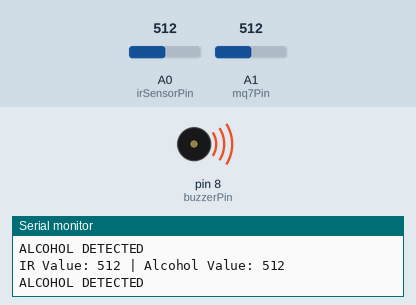
This sketch was run on a simulated Arduino Uno, built with avr-gcc and run on an emulated ATmega328P. Parts: buzzer (waves = sounding, pin HIGH), the last lines printed to the serial monitor. The inputs (shaded band) are chosen by the test bench; at power-on: A1 (mq7Pin) = 512, A0 (irSensorPin) = 512.

Above: at 4.0 s.
4.1 s: A1 (mq7Pin) set to 418
8.2 s: A1 (mq7Pin) set to 383
At 8.9 s:
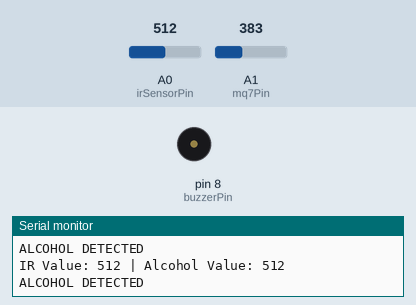
16.2 s: A0 (irSensorPin) set to 290
At 19.8 s:
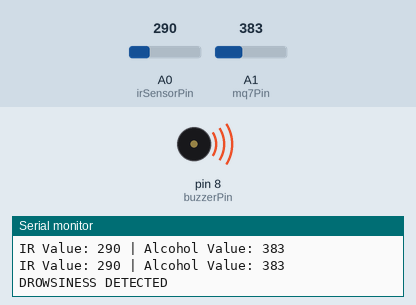
20.7 s: A1 (mq7Pin) set to 410
At 23.1 s:
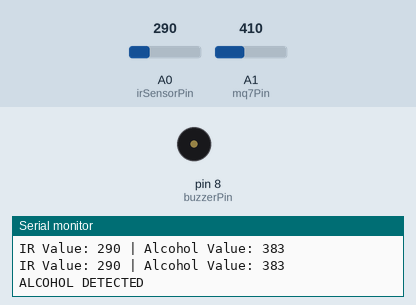
28.7 s: A1 (mq7Pin) set to 390
At 29.6 s:
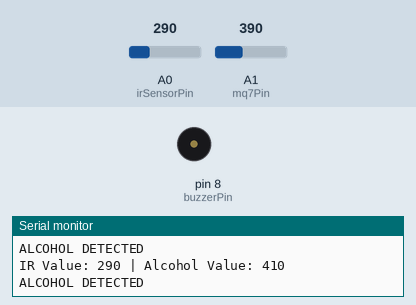
Timing chart, 0 to 31.7 s (numbered marks = the images above; inputs shaded):
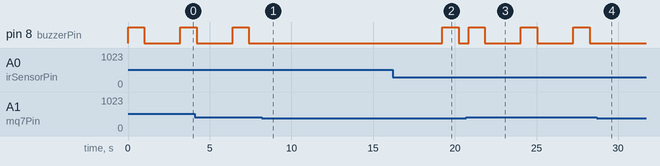

Measured:
- the behaviour switches between 401 and 400 on A1 (mq7Pin) (found by bisection; images 0 and 1)
- after the input at 8.2 s, pin 8 (buzzerPin): stops changing and stays LOW
- after the input at 16.2 s, pin 8 (buzzerPin): LOW → HIGH after 3.0 s, → LOW 1.0 s later
- after the input at 20.7 s, pin 8 (buzzerPin): alternates HIGH for 1.0 s and LOW for 2.2 s, starting after 0.14 s
- after the input at 28.7 s, pin 8 (buzzerPin): stays LOW (without the input it goes to HIGH after 1.7 s)

The sketch:

smart_eyewear.ino
```cpp
// Smart Eyewear System for Drowsiness and Alcohol Detection
// Threshold values are determined based on experimental calibration

// ---------------- PIN DEFINITIONS ----------------
const int irSensorPin = A0;
const int mq7Pin = A1;
const int buzzerPin = 8;

// ---------------- THRESHOLDS ----------------
const int irThreshold = 300;
const int alcoholThreshold = 400;

// ---------------- VARIABLES ----------------
unsigned long eyeCloseStartTime = 0;
bool eyeClosed = false;
bool alertTriggered = false;

// ---------------- SETUP ----------------
void setup() {
  pinMode(buzzerPin, OUTPUT);
  Serial.begin(9600);
}

// ---------------- MAIN LOOP ----------------
void loop() {

  int irValue = readIRSensor();
  int alcoholValue = readMQ7Sensor();

  checkDrowsiness(irValue);
  checkAlcohol(alcoholValue);

  displayData(irValue, alcoholValue);

  delay(200);
}

// ---------------- SENSOR FUNCTIONS ----------------

int readIRSensor() {
  return analogRead(irSensorPin);
}

int readMQ7Sensor() {
  return analogRead(mq7Pin);
}

// ---------------- LOGIC FUNCTIONS ----------------

// Drowsiness detection
void checkDrowsiness(int irValue) {

  if (irValue < irThreshold) {
    if (!eyeClosed) {
      eyeClosed = true;
      eyeCloseStartTime = millis();
    }
  } else {
    eyeClosed = false;
    alertTriggered = false;  // Reset alert when eye opens
  }

  if (eyeClosed && (millis() - eyeCloseStartTime > 3000)) {
    if (!alertTriggered) {
      triggerAlert("DROWSINESS DETECTED");
      alertTriggered = true;
    }
  }
}

// Alcohol detection
void checkAlcohol(int alcoholValue) {

  if (alcoholValue > alcoholThreshold) {
    triggerAlert("ALCOHOL DETECTED");
    delay(2000);  // Prevent continuous triggering
  }
}

// ---------------- OUTPUT FUNCTIONS ----------------

// Alert system
void triggerAlert(String message) {

  Serial.println(message);

  digitalWrite(buzzerPin, HIGH);
  delay(1000);
  digitalWrite(buzzerPin, LOW);
}

// Serial Monitor output
void displayData(int irValue, int alcoholValue) {

  Serial.print("IR Value: ");
  Serial.print(irValue);
  Serial.print(" | Alcohol Value: ");
  Serial.println(alcoholValue);
}
```
